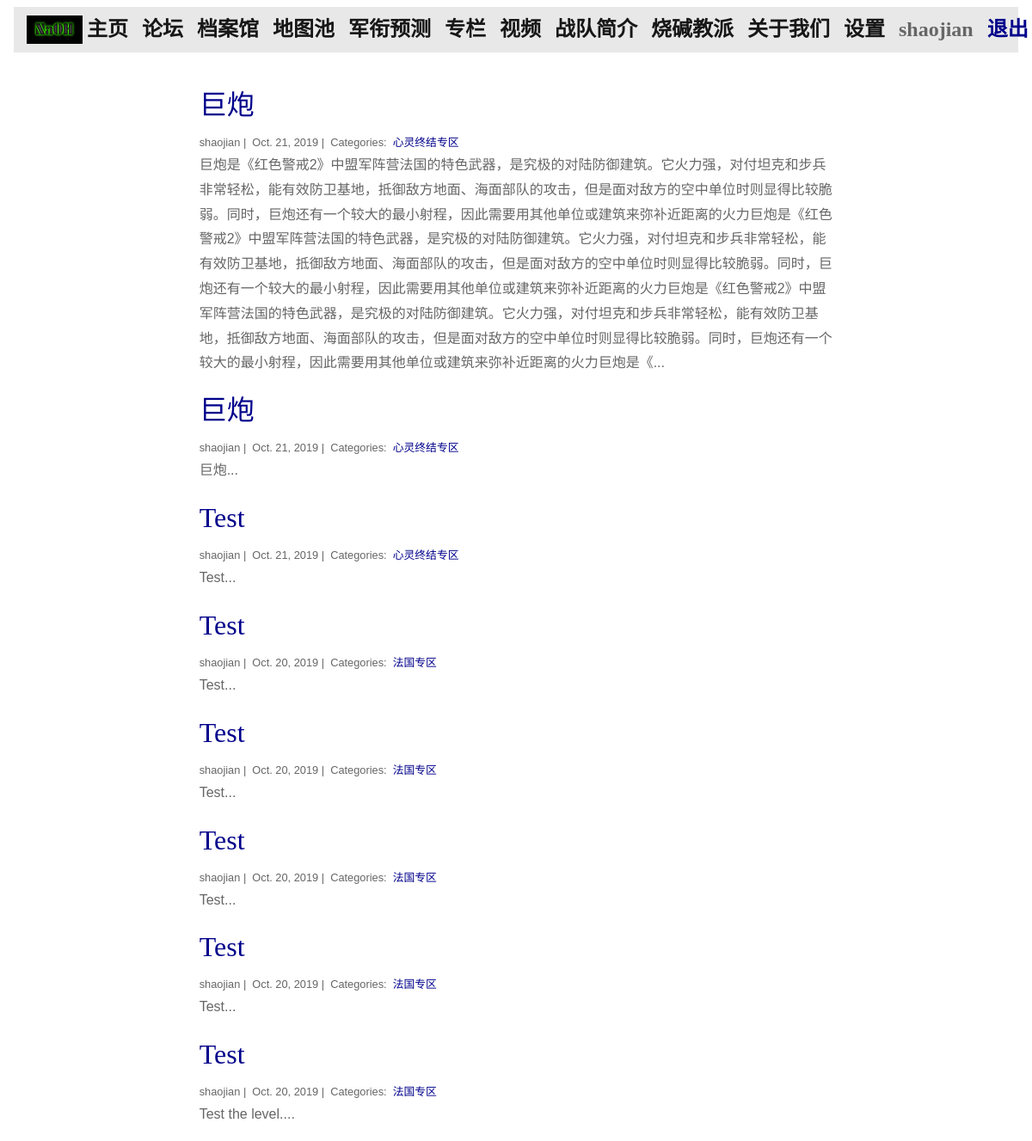
Screenshot of /setting/my_post (signed in) with the database file from the repository.
### blog/models.py (models this page shows)
class Post(models.Model):
    title = models.CharField(max_length=255)
    author = models.CharField(max_length=100)
    body = models.TextField()
    created_on = models.DateTimeField(auto_now_add=True)
    last_modified = models.DateTimeField(auto_now=True)
    categories = models.ManyToManyField('Category', related_name='posts')

class Category(models.Model):
    name = models.CharField(max_length=20)

### projects/views.py (the view)
# urls.py: path("setting/my_post", views.my_post, name="my_post"),
def my_post(request):
    posts = Post.objects.filter(
        author=request.user.username
    ).order_by(
        '-created_on'
    )
    language = select_language(request)
    context = {
        'language': language,
        "posts": posts
    }
    return render(request, "my_post.html", context)

### projects/views.py (called while the page is built)
def select_language(request):
    language = 'English'
    if request.user.is_authenticated:
        if request.session.get(request.user.username, None) == None:
            request.session[request.user.username] = 'Chinese'
        language = request.session[request.user.username]
    return language

### projects/templates/my_post.html
{% extends "base.html" %}
{% load static %}
{% block page_content %}
<br>
<div class="col-md-8 offset-md-2">
{% for post in posts %}
    <h2><a style="color: #00008B;" href="{% url 'blog_detail' post.pk%}">{{ post.title }}</a></h2>
    <small>
        {{ post.author }} |&nbsp;
        {{ post.created_on.date }} |&nbsp;
        Categories:&nbsp;
        {% for category in post.categories.all %}
        <a style="color: #00008B;" href="{% url 'blog_category' category.name %}">
            {{ category.name }}
        </a>&nbsp;
        {% endfor %}
    </small>
    <p>{{ post.body | slice:":400" }}...</p>
{% endfor %}
</div>
{% endblock %}

### NaOH_camp/templates/base.html (shortened to what this page needs)
{% load static %}
<link rel="stylesheet" href={%static "css/style.css" %}>
<html lang="zh">
<head>
</head>
<body>
{% if user.is_authenticated %}
{% if language == "Chinese" %}
<nav id="base" class="navbar navbar-expand-lg navbar-light">
    <div id = "main_bar" class="container" >
        <img class="logo" src="{% static "img/NaOH.png" %}">
        <a class="navbar-brand" href="{% url 'home' %}">主页</a>
        <div class="collapse navbar-collapse" id="navbarSupportedContent">
          <ul class="navbar-nav mr-auto">
            <li class="nav-item">
              <a class="navbar-brand" href="{% url 'blog_index' %}">论坛</a>
            </li>
            <li class="nav-item active">
              <a class="navbar-brand" href="{% url 'project_index' %}">档案馆</a>
            </li>
            <li class="nav-item">
              <a class="navbar-brand" href="{% url 'map' %}">地图池</a>
            </li>
            <li class="nav-item">
              <a class="navbar-brand" href="{% url 'data_predict' %}">军衔预测</a>
            </li>
            <li class="nav-item">
              <a class="navbar-brand" href="{% url 'view_essays' %}">专栏</a>
            </li>
            <li class="nav-item">
              <a class="navbar-brand" href="{% url 'view_videos' %}">视频</a>
            </li>
            <li class="nav-item">
              <a class="navbar-brand" href="{% url 'info_team' %}">战队简介</a>
            </li>
            <li class="nav-item">
              <a class="navbar-brand" href="{% url 'info_index' %}">烧碱教派</a>
            </li>
            <li class="nav-item">
              <a class="navbar-brand" href="{% url 'author_index' %}">关于我们</a>
            </li>
            <li class="nav-item">
              <a class="navbar-brand" href="{% url 'setting' %}">设置</a>
            </li>
          </ul>
        </div>
        {% if not user.is_authenticated %}
            <a style="color: #00008B;" id = "a1" class="navbar-brand" href="{% url 'login' %}">登录</a>
            <a style="color: #00008B;" id = "a2" class="navbar-brand" href="{% url 'register' %}">注册</a>
        {% else %}
            <a class="navbar-brand">{{user}}</a>
            <a style="color: #00008B;" id = "a3" class="navbar-brand" href="{% url 'logout' %}">退出</a>
        {% endif %}
    </div>
</nav>
{% endif %}
{% endif %}
<div class="container">
    {% block page_content %}{% endblock %}
</div>
</body>
</html>

### NaOH_camp/templates/base.html (style rules this page uses)
.logo { width: 65px; height: 32.5px; margin-right: 5px; }
#a1, #a2, #a3 { color: #0080FF; }
a { font-family: 'Libre Baskerville', serif; }
#main_bar { background: -webkit-background-size: cover; -moz-background-size: cover; -o-background-size: cover; background-size: cover; background-color: #E8E8E8; }

### rows the page displays
Post: title "巨炮", author "shaojian", created_on "Oct. 21, 2019", body "巨炮是《红色警戒2》中盟军阵营法国的特色武器，是究极的对陆防御建筑。它火力强，对付坦克和步兵非常轻松，能有效防卫基地，抵御敌方地面、海面部队的攻击，但是面对敌方的空中单位时则显得比较脆弱。同时，巨炮还有一个较大的最小射程，因此需要用其他单位或建筑来弥补近距离的火力巨炮是《红色警戒2》中盟军阵营法国的特色武器，是究极的对陆防御建筑。它火力强，对付坦克和步兵非常轻松，能有效防卫基地，抵御敌方地面、海面部队的攻击，但是面对敌方的空中单位时则显得比较脆弱。同时，巨炮还有一个较大的最小射程，因此需要用其他单位或建筑来弥补近距离的火力巨炮是《红色警戒2》中盟军阵营法国的特色武器，是究极的对陆防御建筑。它火力强，对付坦克和步兵非常轻松，能有效防卫基地，抵御敌方地面、海面部队的攻击，但是面对敌方的空中单位时则显得比较脆弱。同时，巨炮还有一个较大的最小射程，因此需要用其他单位或建筑来弥补近距离的火力巨炮是《"
Category: name "心灵终结专区"
Post: title "巨炮", author "shaojian", created_on "Oct. 21, 2019", body "巨炮"
Post: title "Test", author "shaojian", created_on "Oct. 21, 2019", body "Test"
Post: title "Test", author "shaojian", created_on "Oct. 20, 2019", body "Test"
Category: name "法国专区"
Post: title "Test", author "shaojian", created_on "Oct. 20, 2019", body "Test"
Post: title "Test", author "shaojian", created_on "Oct. 20, 2019", body "Test"
Post: title "Test", author "shaojian", created_on "Oct. 20, 2019", body "Test"
Post: title "Test", author "shaojian", created_on "Oct. 20, 2019", body "Test the level."

### other values shown
{{ user }} "shaojian"
